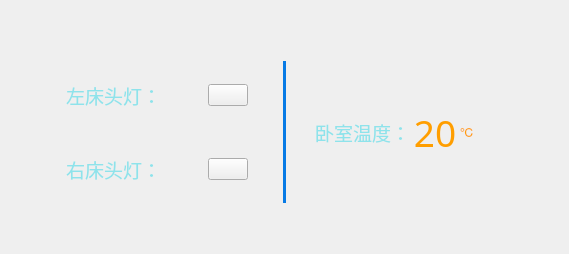
<?xml version="1.0" encoding="UTF-8"?>
<ui version="4.0">
 <class>BedRoomWidget</class>
 <widget class="QWidget" name="BedRoomWidget">
  <property name="geometry">
   <rect>
    <x>0</x>
    <y>0</y>
    <width>569</width>
    <height>254</height>
   </rect>
  </property>
  <property name="windowTitle">
   <string>Form</string>
  </property>
  <layout class="QVBoxLayout" name="verticalLayout_3">
   <item>
    <spacer name="verticalSpacer_2">
     <property name="orientation">
      <enum>Qt::Vertical</enum>
     </property>
     <property name="sizeType">
      <enum>QSizePolicy::Maximum</enum>
     </property>
     <property name="sizeHint" stdset="0">
      <size>
       <width>20</width>
       <height>50</height>
      </size>
     </property>
    </spacer>
   </item>
   <item>
    <layout class="QHBoxLayout" name="horizontalLayout_5">
     <item>
      <spacer name="horizontalSpacer">
       <property name="orientation">
        <enum>Qt::Horizontal</enum>
       </property>
       <property name="sizeType">
        <enum>QSizePolicy::Maximum</enum>
       </property>
       <property name="sizeHint" stdset="0">
        <size>
         <width>40</width>
         <height>20</height>
        </size>
       </property>
      </spacer>
     </item>
     <item>
      <layout class="QVBoxLayout" name="verticalLayout_2">
       <item>
        <layout class="QHBoxLayout" name="horizontalLayout_4">
         <property name="spacing">
          <number>20</number>
         </property>
         <item>
          <widget class="QWidget" name="widget_left" native="true">
           <property name="sizePolicy">
            <sizepolicy hsizetype="Preferred" vsizetype="Maximum">
             <horstretch>0</horstretch>
             <verstretch>0</verstretch>
            </sizepolicy>
           </property>
           <property name="maximumSize">
            <size>
             <width>16777215</width>
             <height>180</height>
            </size>
           </property>
           <layout class="QVBoxLayout" name="verticalLayout">
            <property name="spacing">
             <number>6</number>
            </property>
            <property name="margin">
             <number>0</number>
            </property>
            <item>
             <widget class="QWidget" name="widget_light_mid" native="true">
              <layout class="QHBoxLayout" name="horizontalLayout_2">
               <property name="leftMargin">
                <number>15</number>
               </property>
               <property name="rightMargin">
                <number>15</number>
               </property>
               <item>
                <widget class="QLabel" name="lab_light_top">
                 <property name="font">
                  <font>
                   <family>微软雅黑</family>
                   <pointsize>14</pointsize>
                   <weight>50</weight>
                   <italic>false</italic>
                   <bold>false</bold>
                  </font>
                 </property>
                 <property name="styleSheet">
                  <string notr="true">color: rgb(142, 227, 235);
font: 14pt &quot;微软雅黑&quot;;</string>
                 </property>
                 <property name="text">
                  <string>左床头灯：</string>
                 </property>
                </widget>
               </item>
               <item>
                <widget class="QLabel" name="label_light_top">
                 <property name="maximumSize">
                  <size>
                   <width>60</width>
                   <height>16777215</height>
                  </size>
                 </property>
                 <property name="text">
                  <string/>
                 </property>
                </widget>
               </item>
               <item>
                <spacer name="horizontalSpacer_2">
                 <property name="orientation">
                  <enum>Qt::Horizontal</enum>
                 </property>
                 <property name="sizeType">
                  <enum>QSizePolicy::Maximum</enum>
                 </property>
                 <property name="sizeHint" stdset="0">
                  <size>
                   <width>10</width>
                   <height>20</height>
                  </size>
                 </property>
                </spacer>
               </item>
               <item>
                <widget class="mySwitchButton" name="pbn_light_left">
                 <property name="text">
                  <string/>
                 </property>
                </widget>
               </item>
              </layout>
             </widget>
            </item>
            <item>
             <widget class="QWidget" name="widget_light_bottom" native="true">
              <layout class="QHBoxLayout" name="horizontalLayout_3">
               <property name="leftMargin">
                <number>15</number>
               </property>
               <property name="rightMargin">
                <number>15</number>
               </property>
               <item>
                <widget class="QLabel" name="lab_light_help">
                 <property name="font">
                  <font>
                   <family>微软雅黑</family>
                   <pointsize>14</pointsize>
                   <weight>50</weight>
                   <italic>false</italic>
                   <bold>false</bold>
                  </font>
                 </property>
                 <property name="styleSheet">
                  <string notr="true">color: rgb(142, 227, 235);
font: 14pt &quot;微软雅黑&quot;;</string>
                 </property>
                 <property name="text">
                  <string>右床头灯：</string>
                 </property>
                </widget>
               </item>
               <item>
                <widget class="QLabel" name="label_light_help">
                 <property name="maximumSize">
                  <size>
                   <width>60</width>
                   <height>16777215</height>
                  </size>
                 </property>
                 <property name="text">
                  <string/>
                 </property>
                </widget>
               </item>
               <item>
                <spacer name="horizontalSpacer_3">
                 <property name="orientation">
                  <enum>Qt::Horizontal</enum>
                 </property>
                 <property name="sizeType">
                  <enum>QSizePolicy::Maximum</enum>
                 </property>
                 <property name="sizeHint" stdset="0">
                  <size>
                   <width>10</width>
                   <height>20</height>
                  </size>
                 </property>
                </spacer>
               </item>
               <item>
                <widget class="mySwitchButton" name="pbn_light_right">
                 <property name="text">
                  <string/>
                 </property>
                </widget>
               </item>
              </layout>
             </widget>
            </item>
           </layout>
          </widget>
         </item>
         <item>
          <widget class="QLabel" name="label_dev">
           <property name="sizePolicy">
            <sizepolicy hsizetype="Maximum" vsizetype="Preferred">
             <horstretch>0</horstretch>
             <verstretch>0</verstretch>
            </sizepolicy>
           </property>
           <property name="maximumSize">
            <size>
             <width>3</width>
             <height>16777215</height>
            </size>
           </property>
           <property name="styleSheet">
            <string notr="true">background-color: rgb(7, 122, 229);</string>
           </property>
           <property name="text">
            <string/>
           </property>
          </widget>
         </item>
         <item>
          <widget class="QWidget" name="widget_right" native="true">
           <property name="sizePolicy">
            <sizepolicy hsizetype="Preferred" vsizetype="Maximum">
             <horstretch>0</horstretch>
             <verstretch>0</verstretch>
            </sizepolicy>
           </property>
           <property name="maximumSize">
            <size>
             <width>16777215</width>
             <height>180</height>
            </size>
           </property>
           <layout class="QHBoxLayout" name="horizontalLayout">
            <property name="spacing">
             <number>0</number>
            </property>
            <item>
             <widget class="QLabel" name="label">
              <property name="font">
               <font>
                <family>微软雅黑</family>
                <pointsize>14</pointsize>
                <weight>50</weight>
                <italic>false</italic>
                <bold>false</bold>
               </font>
              </property>
              <property name="styleSheet">
               <string notr="true">color: rgb(142, 227, 235);
font: 14pt &quot;微软雅黑&quot;;</string>
              </property>
              <property name="text">
               <string>卧室温度：</string>
              </property>
              <property name="alignment">
               <set>Qt::AlignCenter</set>
              </property>
             </widget>
            </item>
            <item>
             <widget class="QLabel" name="label_cur_temp">
              <property name="font">
               <font>
                <family>楷体</family>
                <pointsize>28</pointsize>
                <weight>50</weight>
                <italic>false</italic>
                <bold>false</bold>
               </font>
              </property>
              <property name="styleSheet">
               <string notr="true">color: rgb(255, 158, 0);
font: 28pt &quot;楷体&quot;;</string>
              </property>
              <property name="text">
               <string>20</string>
              </property>
              <property name="alignment">
               <set>Qt::AlignCenter</set>
              </property>
             </widget>
            </item>
            <item>
             <widget class="QLabel" name="label_2">
              <property name="styleSheet">
               <string notr="true">color: rgb(255, 158, 0);
font: 28pt &quot;楷体&quot;;</string>
              </property>
              <property name="text">
               <string>℃</string>
              </property>
             </widget>
            </item>
           </layout>
          </widget>
         </item>
        </layout>
       </item>
      </layout>
     </item>
     <item>
      <spacer name="horizontalSpacer_4">
       <property name="orientation">
        <enum>Qt::Horizontal</enum>
       </property>
       <property name="sizeType">
        <enum>QSizePolicy::Maximum</enum>
       </property>
       <property name="sizeHint" stdset="0">
        <size>
         <width>40</width>
         <height>20</height>
        </size>
       </property>
      </spacer>
     </item>
    </layout>
   </item>
   <item>
    <spacer name="verticalSpacer">
     <property name="orientation">
      <enum>Qt::Vertical</enum>
     </property>
     <property name="sizeType">
      <enum>QSizePolicy::Maximum</enum>
     </property>
     <property name="sizeHint" stdset="0">
      <size>
       <width>20</width>
       <height>40</height>
      </size>
     </property>
    </spacer>
   </item>
  </layout>
 </widget>
 <customwidgets>
  <customwidget>
   <class>mySwitchButton</class>
   <extends>QPushButton</extends>
   <header>myswitchbutton.h</header>
  </customwidget>
 </customwidgets>
 <resources/>
 <connections/>
</ui>
